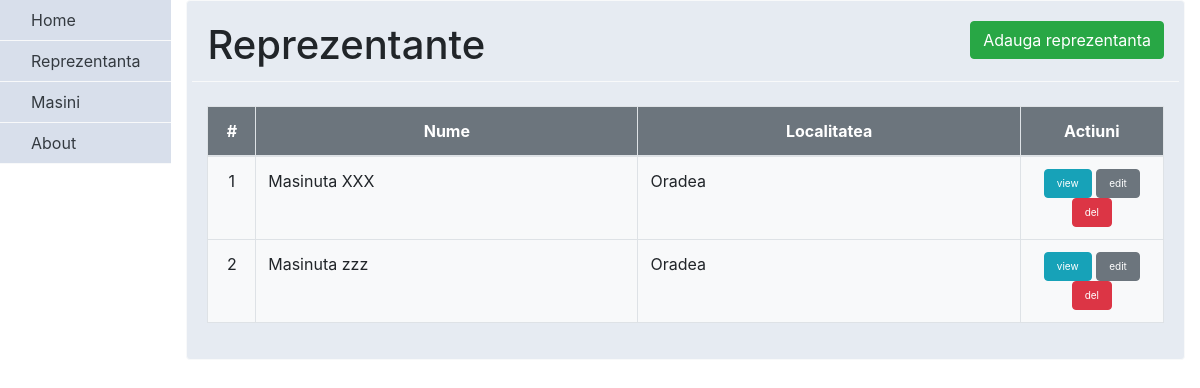
Page /reprezentanta on the earlier database version.
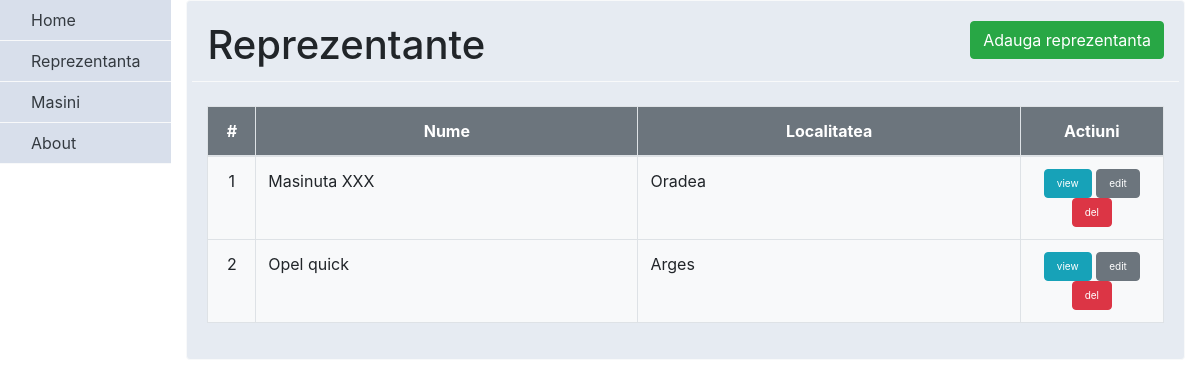
Same page on the later database version.
### reprezentanta/models.py (models this page shows)
class Reprezentanta(models.Model):
    nume = models.CharField(max_length=255)
    localitate = models.CharField(max_length=255)

### reprezentanta/views.py (the view)
# urls.py: url(r'^reprezentanta$', views.index, name='reprezentanta_index'),
def index(request):
    return render(request, 'reprezentanta/reprezentanta_index.html', {
        'reprezentante': Reprezentanta.objects.all()
    })

### templates/reprezentanta/reprezentanta_index.html
{% block head %}
{% include "head.html" %}
{% endblock %}
<div class="row border-bottom border-light mb-4">
   <div class="col">
      <div class="h1 card-title">Reprezentante</div>
   </div>
   <div class="col text-right">
      <a class="btn btn-success" href="{% url 'reprezentanta_create' %}">Adauga reprezentanta</a>
   </div>
</div>
<div class="table-responsive-sm">
   <table class="table table-bordered bg-light table-hover table-fixed">
      <thead class="bg-secondary text-white">
      <tr>
         <th scope="col" class="text-center" >#</th>
         <th scope="col" class="text-center" >Nume</th>
         <th scope="col" class="text-center" >Localitatea</th>
         <th scope="col" class="text-center" >Actiuni</th>
      </tr>
      </thead>
      <tbody>
      {% for reprezentanta in reprezentante %}
      <tr>
         <td scope="row" width="5%" class="text-center">{{ forloop.counter }}</td>
         <td width="40%"> {{ reprezentanta.nume }} </td>
         <td width="40%">{{ reprezentanta.localitate }} </td>
         <td width="15%" class="text-center">
            <a class="btn btn-info" style="font-size: 10px;" data-toggle="tooltip" data-placement="top" title="view" href="{% url 'reprezentanta_show' reprezentanta.id %}"> view </a>
            <a class="btn btn-secondary" style="font-size: 10px;" data-toggle="tooltip" data-placement="top" title="edit" href="{% url 'reprezentanta_form' reprezentanta.id %}"> edit </a>
            <a class="btn btn-danger" style="font-size: 10px;" data-toggle="tooltip" data-placement="top" title="delete" href="{% url 'reprezentanta_delete' reprezentanta.id %}"> del </a>
         </td>
         {% endfor %}
      </tr>
      </tbody>
   </table>
</div>
{% block footer %}
{% include "footer.html" %}
{% endblock %}

Differences in the rows shown:
removed Reprezentanta: nume "Masinuta zzz", localitate "Oradea"
added Reprezentanta: nume "Opel quick", localitate "Arges"
